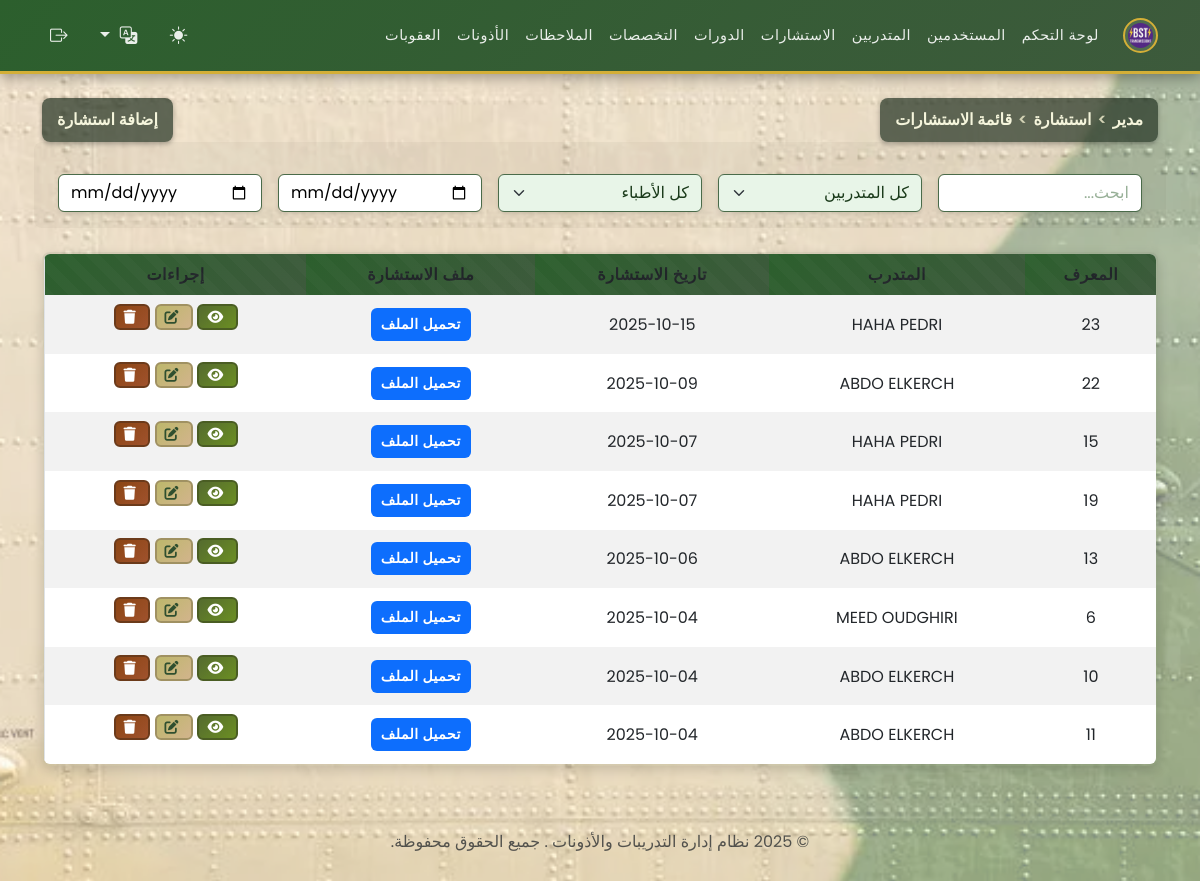
/admin/manage_consultations.php (signed in), run on the app's committed database.
### tables this page shows
CREATE TABLE `consultations` (
  `id` int(11) NOT NULL,
  `id_stagiaire` int(11) NOT NULL,
  `id_docteur` int(11) NOT NULL,
  `date_consultation` date NOT NULL,
  `diagnostic` text DEFAULT NULL,
  `traitement` text DEFAULT NULL,
  `remarques` text DEFAULT NULL,
  `file` varchar(255) DEFAULT NULL
);

CREATE TABLE `stagiaires` (
  `id` int(11) NOT NULL,
  `matricule` varchar(50) NOT NULL,
  `nom` varchar(100) NOT NULL,
  `prenom` varchar(100) NOT NULL,
  `date_naissance` date DEFAULT NULL,
  `adresse` text DEFAULT NULL,
  `telephone` varchar(20) DEFAULT NULL,
  `email` varchar(100) DEFAULT NULL,
  `groupe_sanguin` enum('A+','A-','B+','B-','AB+','AB-','O+','O-') DEFAULT NULL,
  `photo` varchar(255) DEFAULT NULL,
  `grade` enum('Lieutenant','Sous-Lieutenant','Adjudant Chef','Adjudant','Sergent Chef','Sergent','Caporal Chef','Caporal','2 eme Classe','1er Classe') DEFAULT NULL,
  `date_inscription` date DEFAULT curdate(),
  `id_stage` int(11) NOT NULL,
  `id_specialite` int(11) NOT NULL
);

### functions.php (called while the page is built, shortened)
<?php
if (isset($_GET['lang'])) {
    $lang = $_GET['lang'];
    $_SESSION['lang'] = $lang;
} elseif (isset($_SESSION['lang'])) {
    $lang = $_SESSION['lang'];
} else {
    $lang = 'ar';
    $_SESSION['lang'] = $lang;
}
$lang_file = __DIR__ . '/lang/' . $lang . '.php';
if (file_exists($lang_file)) {
    $translations = include $lang_file;
} else {
    $translations = include __DIR__ . '/lang/ar.php';
}
?>

### admin/manage_consultations.php (the view, shortened to what this page needs)
<?php
require '../functions.php';
$sql = "SELECT c.*, s.nom AS stagiaire_nom, s.prenom AS stagiaire_prenom, u.nom AS docteur_nom, u.prenom AS docteur_prenom
        FROM consultations c
        JOIN stagiaires s ON c.id_stagiaire = s.id
        JOIN users u ON c.id_docteur = u.id
        ORDER BY c.date_consultation DESC";
$consultations = $pdo->query($sql)->fetchAll();
?>
<?php include '../templates/header.php'; ?>
<div class="d-flex justify-content-between align-items-center mb-3">
<div class="breadcrumb-header"><?php echo htmlspecialchars($translations['breadcrumb_admin']); ?> <span>></span> <?php echo htmlspecialchars($translations['breadcrumb_consultation']); ?> <span>></span> <?php echo htmlspecialchars($translations['breadcrumb_liste_consultations']); ?></div>
<button class="breadcrumb-header" data-bs-toggle="modal" data-bs-target="#addConsultationModal"><?php echo htmlspecialchars($translations['add_consultation'] ?? 'إضافة استشارة'); ?></button>
</div>
<div class="mb-3 row g-3 align-items-center">
    <div class="col">
        <input type="text" id="searchInput" class="form-control" placeholder="<?php echo htmlspecialchars($translations['search'] ?? 'ابحث...'); ?>">
    </div>
    <div class="col">
        <select id="filterStagiaire" class="form-select">
            <option value=""><?php echo htmlspecialchars($translations['all_trainees'] ?? 'كل المتدربين'); ?></option>
        </select>
    </div>
    <div class="col">
        <select id="filterDocteur" class="form-select">
            <option value=""><?php echo htmlspecialchars($translations['all_doctors'] ?? 'كل الأطباء'); ?></option>
        </select>
    </div>
    <div class="col">
        <input type="date" id="dateFrom" class="form-control" placeholder="<?php echo htmlspecialchars($translations['from_date'] ?? 'من تاريخ'); ?>">
    </div>
    <div class="col">
        <input type="date" id="dateTo" class="form-control" placeholder="<?php echo htmlspecialchars($translations['to_date'] ?? 'إلى تاريخ'); ?>">
    </div>
</div>
<table class="table table-striped table-responsive" style="border-radius: 0.5rem; overflow: hidden;">
    <thead>
        <tr>
            <th><?php echo htmlspecialchars($translations['id'] ?? 'المعرف'); ?></th>
            <th><?php echo htmlspecialchars($translations['trainee'] ?? 'المتدرب'); ?></th>
            <th><?php echo htmlspecialchars($translations['consultation_date'] ?? 'تاريخ الاستشارة'); ?></th>
            <th><?php echo htmlspecialchars($translations['consultation_file'] ?? 'ملف الاستشارة'); ?></th>
            <th><?php echo htmlspecialchars($translations['actions'] ?? 'إجراءات'); ?></th>
        </tr>
    </thead>
    <tbody id="consultationsTableBody">
        <?php foreach ($consultations as $consultation): ?>
        <tr data-stagiaire="<?php echo htmlspecialchars($consultation['stagiaire_nom'] . ' ' . $consultation['stagiaire_prenom']); ?>" data-docteur="<?php echo htmlspecialchars($consultation['docteur_nom'] . ' ' . $consultation['docteur_prenom']); ?>" data-date="<?php echo $consultation['date_consultation']; ?>">
            <td><?php echo $consultation['id']; ?></td>
            <td><?php echo htmlspecialchars($consultation['stagiaire_nom'] . ' ' . $consultation['stagiaire_prenom']); ?></td>
            <td><?php echo $consultation['date_consultation']; ?></td>
            <td>
                <?php if ($consultation['file'] != null): ?>
                <a href="../<?php echo $consultation['file']; ?>" class="btn btn-sm btn-primary"><?php echo htmlspecialchars($translations['download_file']); ?></a>
                <?php endif; ?>
            </td>
            <td>
                <a href="../view_consultation.php?id=<?php echo $consultation['id']; ?>" class="btn btn-sm btn-info"><i class="fas fa-eye"></i></a>
                <button class="btn btn-sm btn-warning" data-bs-toggle="modal" data-bs-target="#editConsultationModal<?php echo $consultation['id']; ?>"><i class="fas fa-edit"></i></button>
                <form method="post" action="../actions/delete_consultation.php" style="display:inline-block;" onsubmit="return confirm('<?php echo htmlspecialchars($translations['confirm_delete_consultation']); ?>');">
                    <button type="submit" class="btn btn-sm btn-danger"><i class="fas fa-trash"></i></button>
                </form>
            </td>
        </tr>
        <?php endforeach; ?>
    </tbody>
</table>
<?php include '../templates/footer.php'; ?>

### data on the page
consultations: id "23", id_stagiaire.prenom "HAHA PEDRI", date_consultation "2025-10-15"
consultations: id "22", id_stagiaire.prenom "ABDO ELKERCH", date_consultation "2025-10-09"
consultations: id "15", id_stagiaire.prenom "HAHA PEDRI", date_consultation "2025-10-07"
consultations: id "19", id_stagiaire.prenom "HAHA PEDRI", date_consultation "2025-10-07"
consultations: id "13", id_stagiaire.prenom "ABDO ELKERCH", date_consultation "2025-10-06"
consultations: id "6", id_stagiaire.prenom "MEED OUDGHIRI", date_consultation "2025-10-04"
consultations: id "10", id_stagiaire.prenom "ABDO ELKERCH", date_consultation "2025-10-04"
consultations: id "11", id_stagiaire.prenom "ABDO ELKERCH", date_consultation "2025-10-04"

### other printed values
$translations['dashboard'] "لوحة التحكم"
$translations['users'] "المستخدمين"
$translations['trainees'] "المتدربين"
$translations['consultations'] "الاستشارات"
$translations['stages'] "الدورات"
$translations['specialities'] "التخصصات"
$translations['notes'] "الملاحظات"
$translations['permissions'] "الأذونات"
$translations['sanctions'] "العقوبات"
$translations['breadcrumb_admin'] "مدير"
$translations['breadcrumb_consultation'] "استشارة"
$translations['breadcrumb_liste_consultations'] "قائمة الاستشارات"
$translations['add_consultation'] "إضافة استشارة"
$translations['id'] "المعرف"
$translations['trainee'] "المتدرب"
